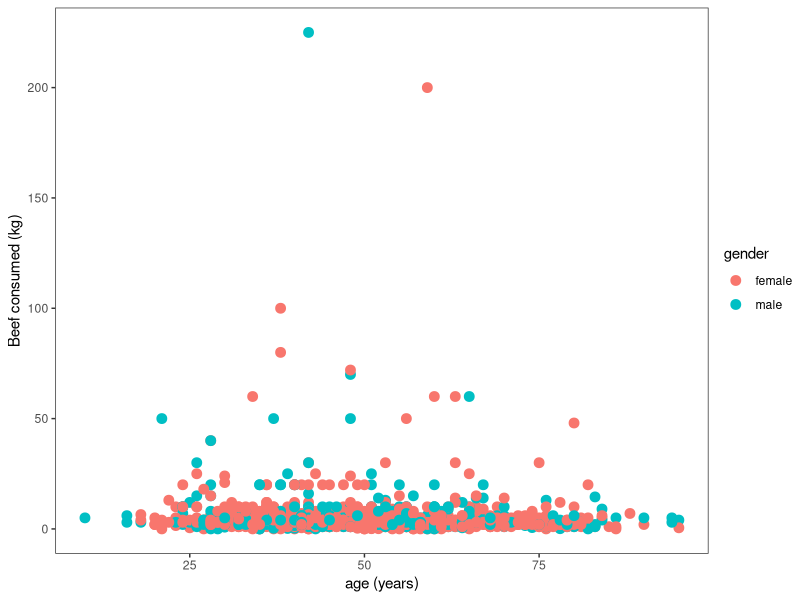

Write R code to recreate this figure.
rm(list=ls())

##load important packages##
library(tidyverse)
library(tidyr)
library(dplyr)
library(glmmTMB)
library(ggplot2)

amazon_data<-read.csv("BIOL5504_gomes_dataset.csv",header = TRUE,sep = ";", dec=",")
str(amazon_data)
amazon_data$gender<-as.factor(amazon_data$gender)
amazon_data<-na.omit(amazon_data)


#H: beef consumption depends on interaction between gender and 
#age among participants, taking account and controlling the distribution of town category. 


## run mixed model
model<- glmmTMB(beef_kg_consumed ~ gender*age + (1|town_cat), data=amazon_data, family=nbinom2)

summary(model)

plot1=ggplot(data=amazon_data,aes(x=age,y=beef_kg_consumed,color=gender))+
  geom_point(size=3)+ylab("Beef consumed (kg)")+xlab("age (years)")

plot1+theme_test()
